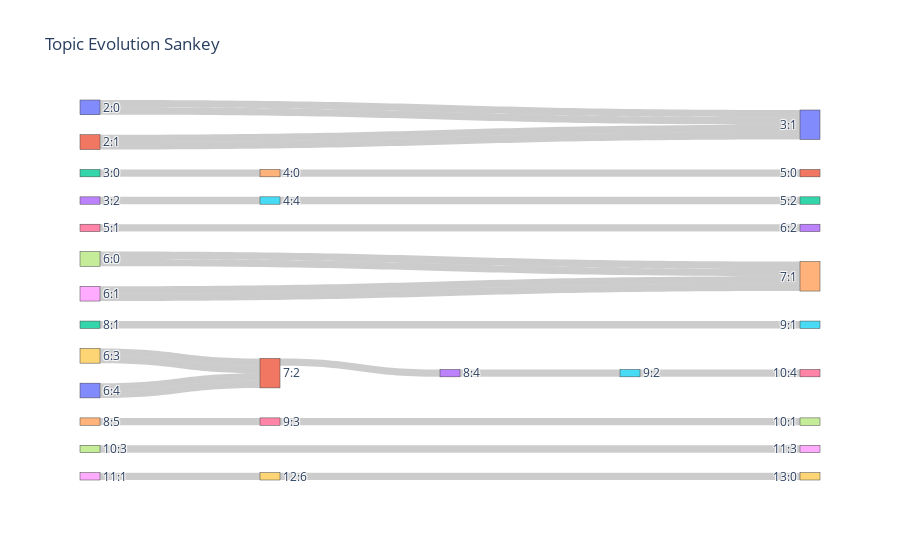

The cell this chart's notebook holds for it:
### Code cell
import pandas as pd, plotly.graph_objects as go

df = pd.read_csv("ten_out/sankey.csv")
labels = pd.Index(pd.concat([df["source"], df["target"]]).unique())
src = labels.get_indexer(df["source"])
tgt = labels.get_indexer(df["target"])
val = df["value"]

fig = go.Figure(go.Sankey(
    node=dict(label=labels.astype(str).tolist()),
    link=dict(source=src, target=tgt, value=val)
))
fig.update_layout(title="Topic Evolution Sankey")
fig.show()

### Figure 1 — Plotly figure (JSON) as saved in the notebook; plotly's stock layout.template omitted (floating-point values rounded to 4 significant figures)
{"data": [{"link": {"source": [0, 1, 1, 0, 2, 3, 4, 5, 6, 7, 8, 9, 10, 7, 8, 9, 10, 11, 12, 13, 14, 15, 16, 17, 18, 19], "target": [20, 20, 20, 20, 4, 5, 21, 22, 23, 24, 24, 11, 11, 24, 24, 11, 11, 13, 25, 15, 16, 26, 27, 28, 19, 29], "value": [1, 1, 1, 1, 1, 1, 1, 1, 1, 1, 1, 1, 1, 1, 1, 1, 1, 1, 1, 1, 1, 1, 1, 1, 1, 1]}, "node": {"label": ["2:0", "2:1", "3:0", "3:2", "4:0", "4:4", "5:1", "6:0", "6:1", "6:3", "6:4", "7:2", "8:1", "8:4", "8:5", "9:2", "9:3", "10:3", "11:1", "12:6", "3:1", "5:0", "5:2", "6:2", "7:1", "9:1", "10:4", "10:1", "11:3", "13:0"]}, "type": "sankey"}], "layout": {"title": {"text": "Topic Evolution Sankey"}}}
